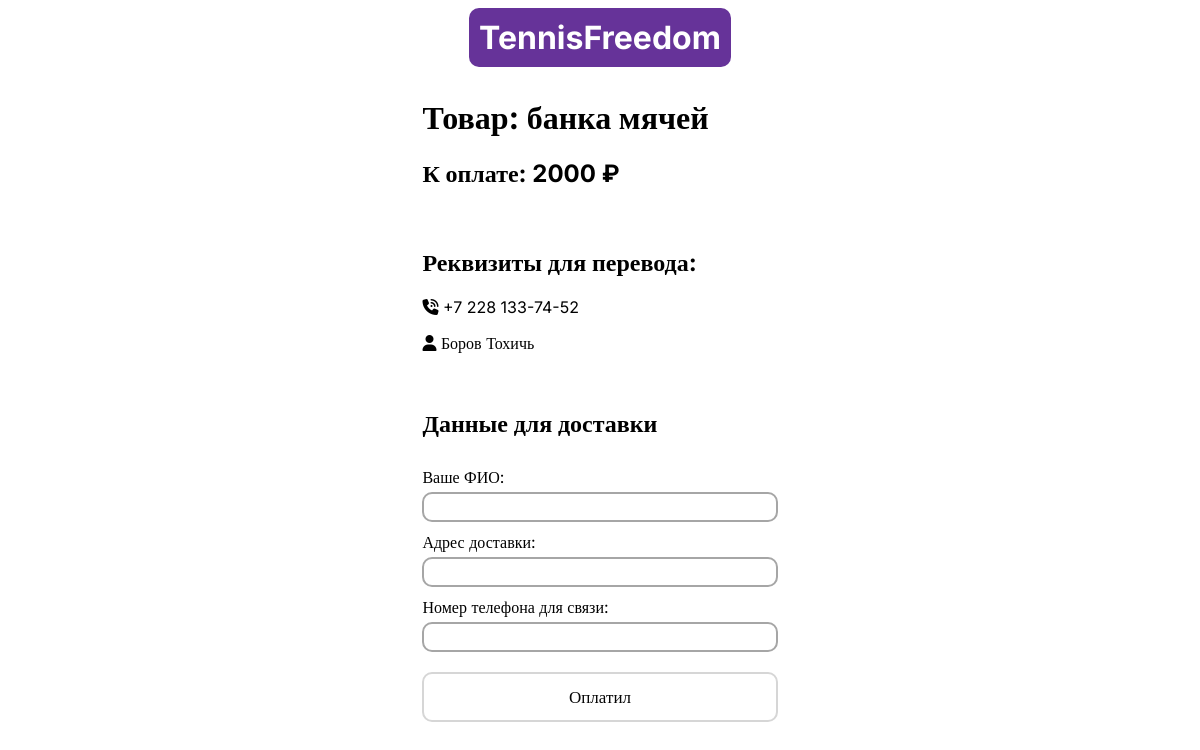
The app's page /payment/3, older data.
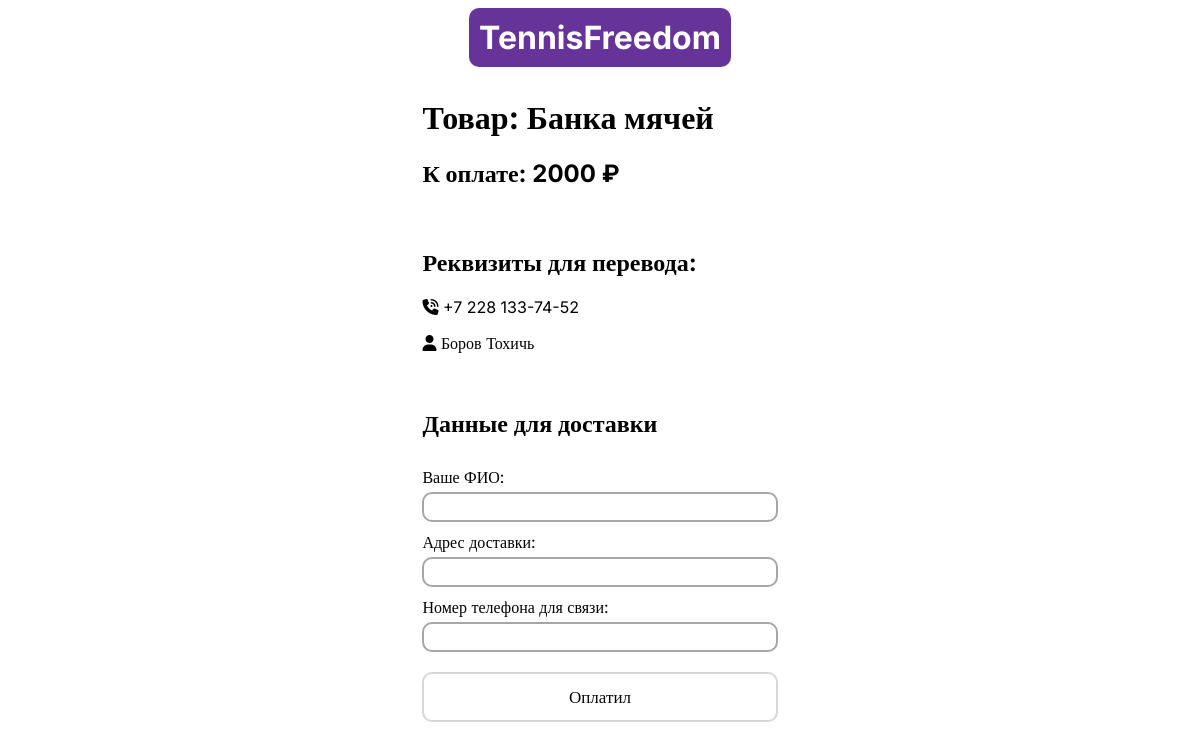
The same page, newer data.
### shop/models.py (models this page shows, shortened)
class Product(models.Model):
    name = models.CharField(max_length=128)
    description = models.TextField()
    price = models.IntegerField()
    image_url = models.CharField(max_length=256)
    weight = models.IntegerField(null=True, blank=True)
    model = models.IntegerField(null=True, blank=True)

### shop/views.py (the view, shortened to what this page needs)
# urls.py: path("payment/<int:id>", views.payment, name="payment"),
def payment(request, id):
    product = Product.objects.filter(id=id).first()
    return render(request, 'payment.html', {
        'product': product
    })

### shop/templates/payment.html (shortened to what this page needs)
{% load static %}
<link rel="stylesheet" href="{% static 'style.css' %}"/>
<link rel="stylesheet" href="https://cdnjs.cloudflare.com/ajax/libs/font-awesome/6.5.2/css/all.min.css" />
<div class="heading">
    <div class="logo">
        <h1 class="logoText">TennisFreedom</h1>
    </div>
</div>
<div class="payment">
    <h1>Товар: {{product.name}}</h1>
    <h2>К оплате: {{product.price}} ₽</h2>
    <div class="vspace"></div>
    <h2>Реквизиты для перевода:</h2>
    <p><i class="fa-solid fa-phone-volume"></i> +7 228 133-74-52</p>
    <p><i class="fa-solid fa-user"></i> Боров Тохичь</p>
    <div class="vspace"></div>
    <h2>Данные для доставки</h2>
    <form class="paymentDetailsForm" method="POST">
        <label>Ваше ФИО:</label>
        <input class="inputElement" name="fullname">
        <label>Адрес доставки:</label>
        <input class="inputElement" name="address">
        <label>Номер телефона для связи:</label>
        <input class="inputElement" name="phone">
        <div class="vspace"></div>
        <button>Оплатил</button>
    </form>
</div>

Row changes from the older to the newer data that the page shows:
changed Product: name "банка мячей" → "Банка мячей"
